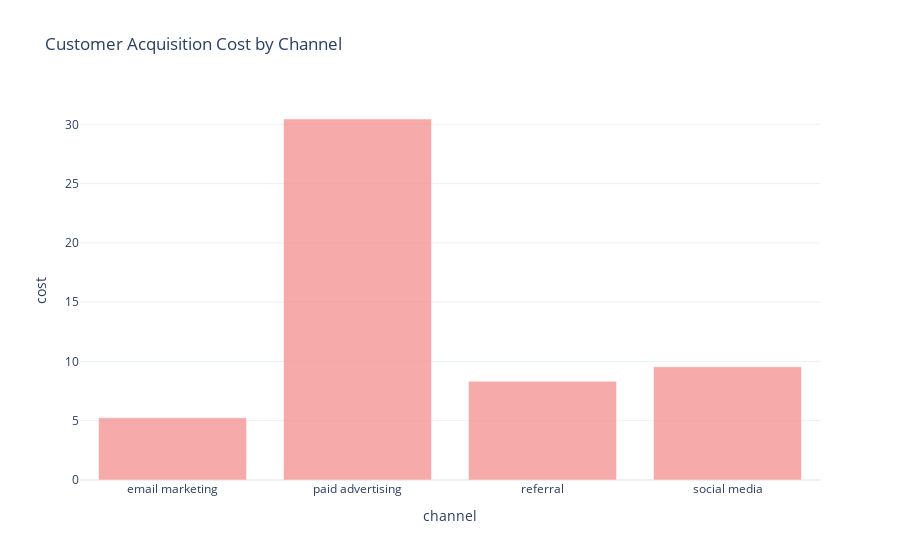

This figure's notebook cell:
### Code cell
color_palette= colors. qualitative.Pastel

fig=px.bar(Cost_by_channel,x='channel',y='cost',
           title='Customer Acquisition Cost by Channel',color_discrete_sequence=["#F49595"], 
    opacity=0.8 )
fig.show()

### Figure 1 — Plotly figure (JSON) as saved in the notebook; plotly's stock layout.template omitted (floating-point values rounded to 4 significant figures)
{"data": [{"alignmentgroup": "True", "hovertemplate": "channel=%{x}<br>cost=%{y}<extra></extra>", "legendgroup": "", "marker": {"color": "#F49595", "opacity": 0.8, "pattern": {"shape": ""}}, "name": "", "offsetgroup": "", "orientation": "v", "showlegend": false, "textposition": "auto", "type": "bar", "x": ["email marketing", "paid advertising", "referral", "social media"], "xaxis": "x", "y": [5.246, 30.45, 8.32, 9.546], "yaxis": "y"}], "layout": {"autosize": true, "barmode": "relative", "legend": {"tracegroupgap": 0}, "title": {"text": "Customer Acquisition Cost by Channel"}, "xaxis": {"anchor": "y", "autorange": true, "domain": [0, 1], "range": [-0.5, 3.5], "title": {"text": "channel"}, "type": "category"}, "yaxis": {"anchor": "x", "autorange": true, "domain": [0, 1], "range": [0, 32.05], "title": {"text": "cost"}, "type": "linear"}}}
